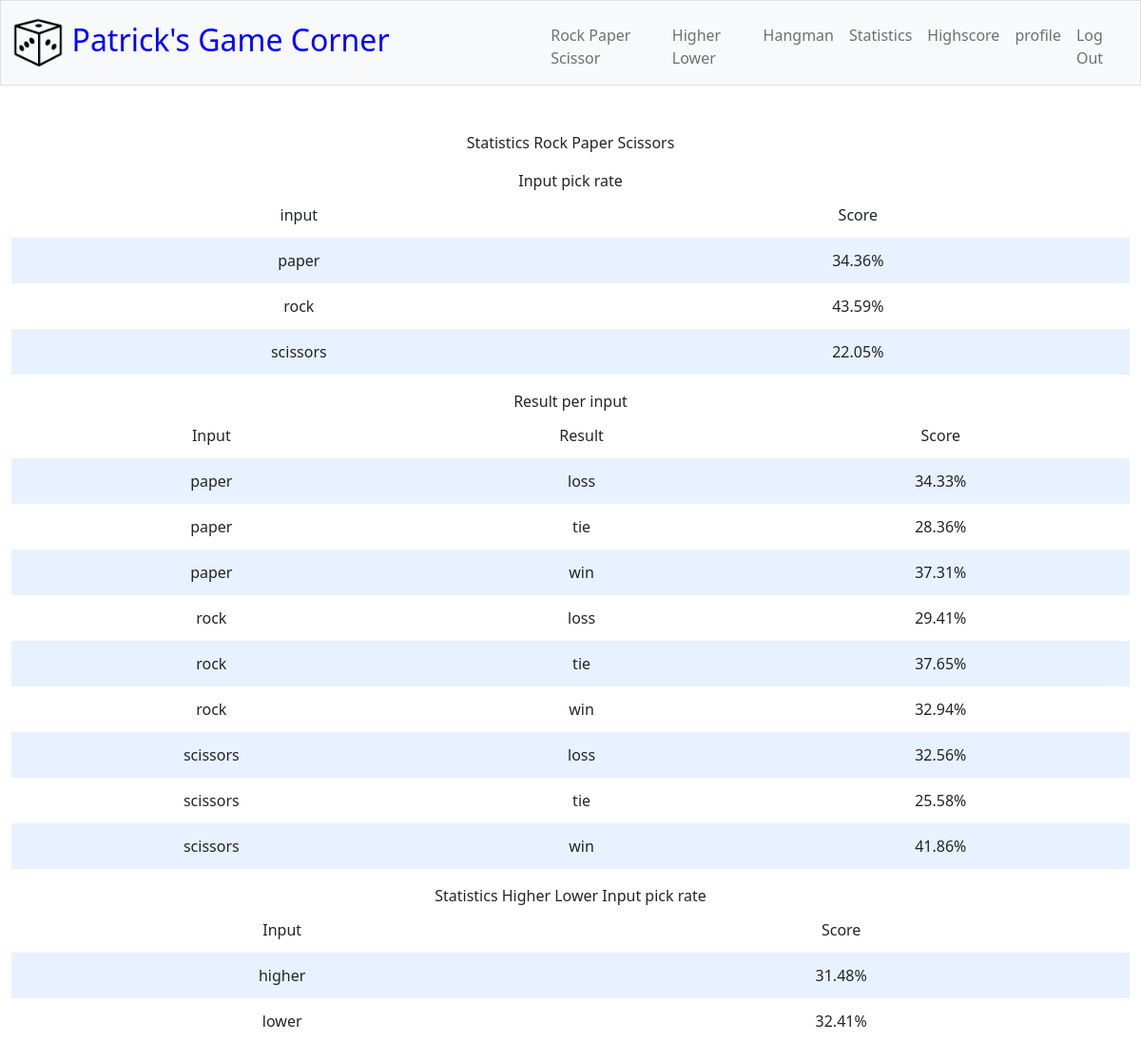
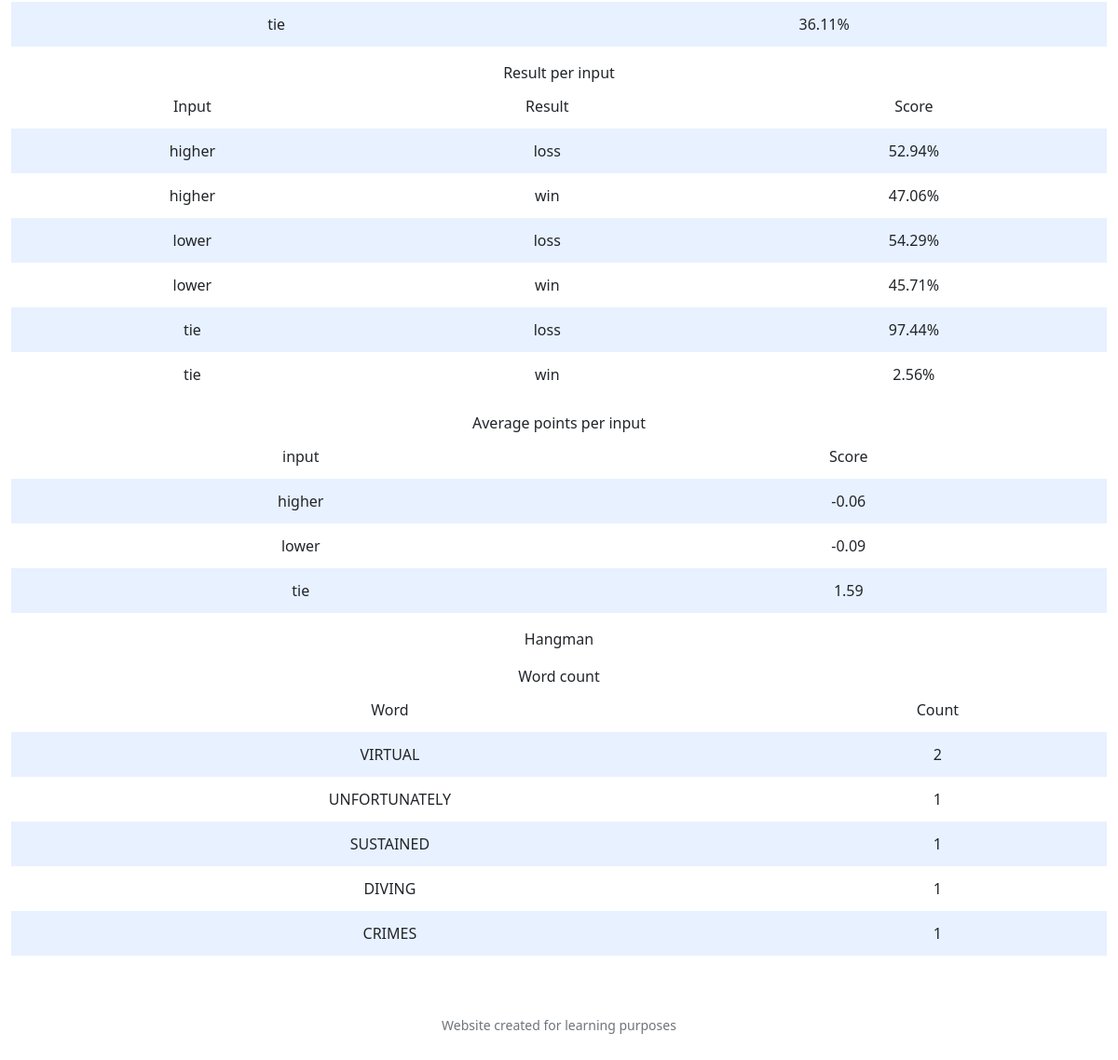
The app's page /statistics (signed in) with its own data (2 pictures, top to bottom).
### tables this page shows
CREATE TABLE 'game_rounds' ('id' INTEGER PRIMARY KEY AUTOINCREMENT NOT NULL, 'user_id' INTEGER NOT NULL, 'timestamp' DATETIME NOT NULL DEFAULT CURRENT_TIMESTAMP, 'game' TEXT NOT NULL, 'input' TEXT NOT NULL, 'result' INTEGER NOT NULL, 'points' INTEGER NOT NULL);

### app.py (the view)
@app.route('/statistics')
@login_required
def statistics():
    pick_rate_rps = db.execute("SELECT input, COUNT(*) * 100.0 / (SELECT COUNT(*) FROM game_rounds WHERE game = 'Rock Paper Scissors') AS percentage FROM game_rounds WHERE game = 'Rock Paper Scissors' GROUP BY input")
    win_rate_rps = db.execute("SELECT g.input, g.result, COUNT(g.result) AS count, COUNT(g.result) * 100.0 / t.total_count AS percentage FROM game_rounds AS g JOIN (SELECT input, COUNT(*) AS total_count FROM game_rounds WHERE game = 'Rock Paper Scissors' GROUP BY input) AS t ON g.input = t.input WHERE g.game = 'Rock Paper Scissors' GROUP BY g.input, g.result")
    pick_rate_hl = db.execute("SELECT input, COUNT(*) * 100.0 / (SELECT COUNT(*) FROM game_rounds WHERE game = 'Higher Lower') AS percentage FROM game_rounds WHERE game = 'Higher Lower' GROUP BY input")
    win_rate_hl = db.execute("SELECT g.input, g.result, COUNT(g.result) AS count, COUNT(g.result) * 100.0 / t.total_count AS percentage FROM game_rounds AS g JOIN (SELECT input, COUNT(*) AS total_count FROM game_rounds WHERE game = 'Higher Lower' GROUP BY input) AS t ON g.input = t.input WHERE g.game = 'Higher Lower' GROUP BY g.input, g.result")
    avg_pt_hl = db.execute("SELECT g.input, AVG(g.points) AS avg_points FROM game_rounds AS g WHERE g.game = 'Higher Lower' GROUP BY g.input")
    word_count = db.execute("SELECT input, COUNT(input) AS input_count FROM game_rounds WHERE game = 'Hangman' GROUP BY input ORDER BY input_count DESC limit 10;")
    return render_template("statistics.html", pick_rate_rps=pick_rate_rps, win_rate_rps=win_rate_rps, pick_rate_hl=pick_rate_hl, win_rate_hl=win_rate_hl, avg_pt_hl=avg_pt_hl, word_count=word_count)

### app.py (called while the page is built)
@app.after_request
def after_request(response):
    response.headers["Cache-Control"] = "no-cache, no-store, must-revalidate"
    response.headers["Expires"] = 0
    response.headers["Pragma"] = "no-cache"
    return response

### helpers.py (called while the page is built)
def login_required(f):
    @wraps(f)
    def decorated_function(*args, **kwargs):
        if session.get("user_id") is None:
            return redirect("/login")
        return f(*args, **kwargs)
    return decorated_function

### templates/statistics.html (shortened to what this page needs)
{% extends "layout.html" %}
{% block main %}
<p>Statistics Rock Paper Scissors</p>
Input pick rate
<table>
    <thead>
        <tr>
            <td>input</td>
            <td>Score</td>
        </tr>
    </thead>
    <tbody>
        {% for input in pick_rate_rps %}
        <tr>
            <td>{{ input.input }}</td>
            <td>{{ "{:.2f}".format(input.percentage) }}%</td>
        </tr>
        {% endfor %}
    </tbody>
</table>
Result per input
<table>
    <thead>
        <tr>
            <td>Input</td>
            <td>Result</td>
            <td>Score</td>
        </tr>
    </thead>
    <tbody>
        {% for input in win_rate_rps %}
        <tr>
            <td>{{ input.input }}</td>
            <td>  {{ input.result}} </td>
            <td>{{ "{:.2f}".format(input.percentage) }}%</td>
        </tr>
        {% endfor %}
    </tbody>
</table>
<a>Statistics Higher Lower</a>
Input pick rate
<table>
    <thead>
        <tr>
            <td>Input</td>
            <td>Score</td>
        </tr>
    </thead>
    <tbody>
        {% for input in pick_rate_hl %}
        <tr>
            <td>{{ input.input }}</td>
            <td>{{ "{:.2f}".format(input.percentage) }}%</td>
        </tr>
        {% endfor %}
    </tbody>
</table>
Result per input
<table>
    <thead>
        <tr>
            <td>Input</td>
            <td>Result</td>
            <td>Score</td>
        </tr>
    </thead>
    <tbody>
        {% for input in win_rate_hl %}
        <tr>
            <td>{{ input.input }}</td>
            <td>  {{ input.result}} </td>
            <td>{{ "{:.2f}".format(input.percentage) }}%</td>
        </tr>
        {% endfor %}
    </tbody>
</table>
<a> Average points per input</a>
<table>
    <thead>
        <tr>
            <td>input</td>
            <td>Score</td>
        </tr>
    </thead>
    <tbody>
        {% for input in avg_pt_hl %}
        <tr>
            <td>{{ input.input }}</td>
            <td>{{ "{:.2f}".format(input.avg_points) }}</td>
        </tr>
        {% endfor %}
    </tbody>
</table>
<p> Hangman </p>
<a> Word count</a>
<table>
    <thead>
        <tr>
            <td>Word</td>
            <td>Count</td>
        </tr>
    </thead>
    <tbody>
        {% for input in word_count %}
        <tr>
            <td>{{ input.input }}</td>
            <td>{{ input.input_count }}</td>
        </tr>
        {% endfor %}
    </tbody>
</table>
{% endblock %}

### templates/layout.html (shortened to what this page needs)
<!DOCTYPE html>
<html lang="en">
    <head>
        <link href="https://cdn.jsdelivr.net/npm/bootstrap@5.1.3/dist/css/bootstrap.min.css" rel="stylesheet">
        <link href="/static/styles.css" rel="stylesheet">
    </head>
    <body>
        <nav class="bg-light border navbar navbar-expand-md navbar-light">
            <div class="container-fluid">
                <a class="navbar-brand" href="/"><img src="/static/logo.png" width=10% alt="Draft Simulator Logo">
                    <span style="color: blue;">Patrick's Game Corner</span></a>
                <div class="collapse navbar-collapse" id="navbar">
                    {% if session["user_id"] %}
                        <ul class="navbar-nav me-auto mt-2">
                            <li class="nav-item"><a class="nav-link" href="/rps">Rock Paper Scissor</a></li>
                            <li class="nav-item"><a class="nav-link" href="/hl">Higher Lower</a></li>
                            <li class="nav-item"><a class="nav-link" href="/hangman">Hangman</a></li>
                            <li class="nav-item"><a class="nav-link" href="/statistics">Statistics</a></li>
                            <li class="nav-item"><a class="nav-link" href="/highscore">Highscore</a></li>
                        </ul>
                        <ul class="navbar-nav ms-auto mt-2">
                            <li class="nav-item"><a class="nav-link" href="/profile"> profile</a></li>
                            <li class="nav-item"><a class="nav-link" href="/logout">Log Out</a></li>
                        </ul>
                    {% else %}
                        <ul class="navbar-nav ms-auto mt-2">
                            <li class="nav-item"><a class="nav-link" href="/register">Register</a></li>
                            <li class="nav-item"><a class="nav-link" href="/login">Log In</a></li>
                        </ul>
                    {% endif %}
                </div>
            </div>
        </nav>
        <main class="container-fluid py-5 text-center">
            {% block main %}{% endblock %}
        </main>
        <footer class="mb-5 small text-center text-muted">
            Website created for learning purposes
        </footer>
    </body>
</html>

### static/styles.css (style rules this page uses)
nav .navbar-brand { font-size: xx-large; }
table { background-color: transparent; margin-bottom: 1rem; width: 100%; }
table th, table td { padding: 0.75rem; vertical-align: middle; }
tbody tr:nth-of-type(odd) { background-color: rgb(179, 208, 255, 0.3) }

### records on screen
game_rounds: input "tie", result "win", percentage "2.56"
game_rounds: input "UNFORTUNATELY", input_count "1"
game_rounds: input "SUSTAINED", input_count "1"
game_rounds: input "DIVING", input_count "1"
game_rounds: input "CRIMES", input_count "1"

### other values on screen
{{ input.input }} "paper" "rock" "scissors"
{{ "{:.2f}".format(input.percentage) }} "34.36" "43.59" "22.05"
{{ input.input }} "paper" "paper" "paper" "rock" "rock" "rock" "scissors" "scissors" "scissors"
{{ input.result }} "loss" "tie" "win" "loss" "tie" "win" "loss" "tie" "win"
{{ "{:.2f}".format(input.percentage) }} "34.33" "28.36" "37.31" "29.41" "37.65" "32.94" "32.56" "25.58" "41.86"
{{ input.input }} "higher" "lower" "tie"
{{ "{:.2f}".format(input.percentage) }} "31.48" "32.41" "36.11"
{{ input.input }} "higher" "higher" "lower" "lower" "tie"
{{ input.result }} "loss" "win" "loss" "win" "loss"
{{ "{:.2f}".format(input.percentage) }} "52.94" "47.06" "54.29" "45.71" "97.44"
{{ "{:.2f}".format(input.avg_points) }} "-0.06" "-0.09" "1.59"
{{ input.input }} "VIRTUAL"
{{ input.input_count }} "2"
